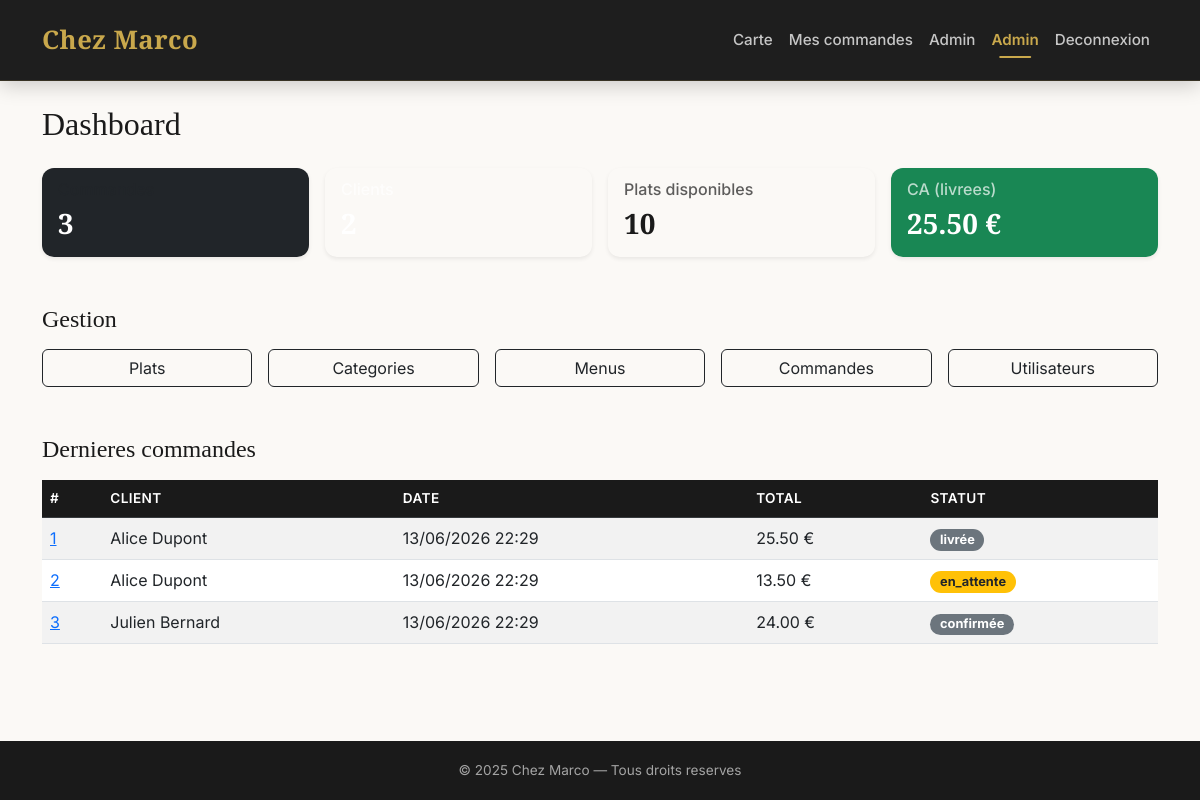
Screenshot of /?action=admin_dashboard (signed in) with the database file from the repository.
### tables this page shows
CREATE TABLE commandes (
    id         INT AUTO_INCREMENT PRIMARY KEY,
    user_id    INT                                               NOT NULL,
    statut     ENUM('en_attente','confirmée','livrée','annulée') NOT NULL DEFAULT 'en_attente',
    total      DECIMAL(8,2)                                      NOT NULL DEFAULT 0.00,
    created_at DATETIME                                          NOT NULL DEFAULT CURRENT_TIMESTAMP,
    FOREIGN KEY (user_id) REFERENCES users(id) ON DELETE CASCADE,
    INDEX idx_commandes_user (user_id)
);

CREATE TABLE users (
    id         INT AUTO_INCREMENT PRIMARY KEY,
    nom        VARCHAR(100)              NOT NULL,
    prenom     VARCHAR(100)              NOT NULL,
    email      VARCHAR(150)              NOT NULL UNIQUE,
    password   VARCHAR(255)              NOT NULL,
    role       ENUM('admin', 'user')     NOT NULL DEFAULT 'user',
    created_at DATETIME                  NOT NULL DEFAULT CURRENT_TIMESTAMP
);

### controllers/AdminController.php (called while the page is built, shortened)
<?php
require_once 'models/Commande.php';
class AdminController {
    private PDO $pdo;
    private Commande $commandeModel;
    public function __construct(PDO $pdo) {
        $this->pdo = $pdo;
        $this->commandeModel = new Commande($pdo);
    }
    public function dashboard(): void {
        $nbCommandes  = (int)$this->pdo->query('SELECT COUNT(*) FROM commandes')->fetchColumn();
        $nbPlats      = (int)$this->pdo->query('SELECT COUNT(*) FROM plats WHERE disponible = 1')->fetchColumn();
        $caLivre      = (float)$this->pdo->query("SELECT COALESCE(SUM(total), 0) FROM commandes WHERE statut = 'livree'")->fetchColumn();
        $dernieres = array_slice($this->commandeModel->getAll(), 0, 5);
        require 'views/admin/dashboard.php';
    }
}

### models/Commande.php (called while the page is built, shortened)
<?php
class Commande {
    private PDO $pdo;
    public function __construct(PDO $pdo) { $this->pdo = $pdo; }
    public function getAll(): array {
        return $this->pdo->query(
            'SELECT c.*, u.nom AS user_nom, u.prenom AS user_prenom
             FROM commandes c
             JOIN users u ON c.user_id = u.id
             ORDER BY c.created_at DESC'
        )->fetchAll();
    }
}

### views/admin/dashboard.php (the view)
<?php require 'views/layout/header.php'; ?>
<h2 class="mb-4">Dashboard</h2>
<div class="row row-cols-1 row-cols-md-4 g-3 mb-5">
    <div class="col">
        <div class="card text-white bg-dark shadow-sm">
            <div class="card-body">
                <h6 class="card-subtitle mb-2 text-muted">Commandes</h6>
                <h3 class="card-title mb-0"><?= $nbCommandes ?></h3>
            </div>
        </div>
    </div>
    <div class="col">
        <div class="card text-white shadow-sm" style="background-color: var(--marco-rouge)">
            <div class="card-body">
                <h6 class="card-subtitle mb-2" style="opacity:.7">Clients</h6>
                <h3 class="card-title mb-0"><?= $nbClients ?></h3>
            </div>
        </div>
    </div>
    <div class="col">
        <div class="card shadow-sm" style="background-color: var(--marco-dore); color: #1a1a1a">
            <div class="card-body">
                <h6 class="card-subtitle mb-2" style="opacity:.7">Plats disponibles</h6>
                <h3 class="card-title mb-0"><?= $nbPlats ?></h3>
            </div>
        </div>
    </div>
    <div class="col">
        <div class="card text-white bg-success shadow-sm">
            <div class="card-body">
                <h6 class="card-subtitle mb-2" style="opacity:.7">CA (livrees)</h6>
                <h3 class="card-title mb-0"><?= number_format($caLivre, 2) ?> €</h3>
            </div>
        </div>
    </div>
</div>
<h4 class="mb-3">Gestion</h4>
<div class="row row-cols-2 row-cols-md-5 g-3 mb-5">
    <div class="col">
        <a href="<?= BASE_URL ?>?action=plats_admin" class="btn btn-outline-dark w-100">Plats</a>
    </div>
    <div class="col">
        <a href="<?= BASE_URL ?>?action=categories" class="btn btn-outline-dark w-100">Categories</a>
    </div>
    <div class="col">
        <a href="<?= BASE_URL ?>?action=menus" class="btn btn-outline-dark w-100">Menus</a>
    </div>
    <div class="col">
        <a href="<?= BASE_URL ?>?action=admin_commandes" class="btn btn-outline-dark w-100">Commandes</a>
    </div>
    <div class="col">
        <a href="<?= BASE_URL ?>?action=admin_users" class="btn btn-outline-dark w-100">Utilisateurs</a>
    </div>
</div>
<h4 class="mb-3">Dernieres commandes</h4>
<table class="table table-striped table-hover">
    <thead class="table-dark">
        <tr><th>#</th><th>Client</th><th>Date</th><th>Total</th><th>Statut</th></tr>
    </thead>
    <tbody>
    <?php foreach ($dernieres as $cmd): ?>
        <tr>
            <td>
                <a href="<?= BASE_URL ?>?action=commande_show&id=<?= $cmd['id'] ?>"><?= $cmd['id'] ?></a>
            </td>
            <td><?= htmlspecialchars($cmd['user_prenom'] . ' ' . $cmd['user_nom']) ?></td>
            <td><?= date('d/m/Y H:i', strtotime($cmd['created_at'])) ?></td>
            <td><?= number_format($cmd['total'], 2) ?> €</td>
            <td>
                <?php
                $badges = ['en_attente' => 'bg-warning text-dark', 'confirmee' => 'bg-primary',
                           'livree' => 'bg-success', 'annulee' => 'bg-danger'];
                ?>
                <span class="badge <?= $badges[$cmd['statut']] ?? 'bg-secondary' ?>">
                    <?= htmlspecialchars($cmd['statut']) ?>
                </span>
            </td>
        </tr>
    <?php endforeach; ?>
    </tbody>
</table>
<?php require 'views/layout/footer.php'; ?>

### public/css/style.css (style rules this page uses)
:root { --color-noir: #1A1A1A; --color-blanc: #FBF9F6; --color-blanc-pur: #FFFFFF; --color-dore: #C9A84C; --color-rouge: #D6303A; --color-gris: #6c757d; --color-gris-clair: #e9e5df; --font-titre: 'Playfair Display', Georgia, serif; --font-corps: 'Inter', system-ui, sans-serif; --radius: 12px; --shadow-card: 0 4px 15px rgba(0, 0, 0, 0.04); --transition: 0.2s ease; }
body { background-color: var(--color-blanc); font-family: var(--font-corps); color: var(--color-noir); min-height: 100vh; display: flex; flex-direction: column; }
h1, h2, h3, h4 { font-family: var(--font-titre); color: var(--color-noir); }
.card { background-color: var(--color-blanc-pur); border: none; border-radius: var(--radius); box-shadow: var(--shadow-card); transition: transform var(--transition), box-shadow var(--transition); overflow: hidden; }
.card-title { font-family: var(--font-titre); font-weight: 600; }
.badge { font-size: 0.8rem; border-radius: 20px; padding: 0.35em 0.75em; }
.table th { background-color: var(--color-noir); color: #fff; font-weight: 600; font-size: 0.85rem; text-transform: uppercase; letter-spacing: 0.03em; }

### rows the page displays
commandes: id "1", user.nom "Alice Dupont", created_at "13/06/2026 22:29", total "25.50", statut "livrée"
commandes: id "2", user.nom "Alice Dupont", created_at "13/06/2026 22:29", total "13.50", statut "en_attente"
commandes: id "3", user.nom "Julien Bernard", created_at "13/06/2026 22:29", total "24.00", statut "confirmée"

### other values shown
$_SESSION['nom'] "Admin"
$nbCommandes "3"
$nbPlats "10"
$caLivre "25.50"
